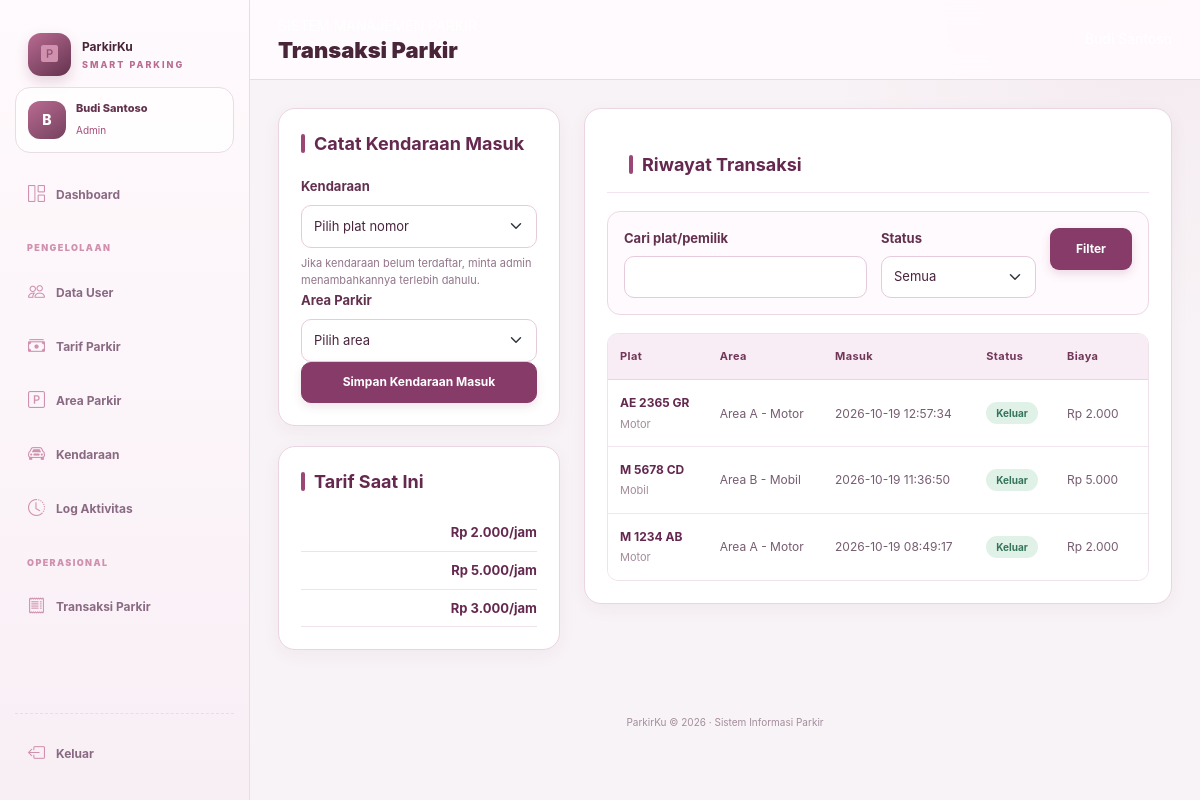
The page /parkir/petugas/transaksi.php (signed in) on the database its author committed.
### tables this page shows
CREATE TABLE `tb_user` (
  `id_user` int(11) NOT NULL,
  `nama_lengkap` varchar(50) NOT NULL,
  `username` varchar(50) NOT NULL,
  `password` varchar(100) NOT NULL,
  `role` enum('admin','petugas','owner') NOT NULL,
  `status_aktif` tinyint(1) NOT NULL DEFAULT 1
);

CREATE TABLE `tb_tarif` (
  `id_tarif` int(11) NOT NULL,
  `jenis_kendaraan` enum('motor','mobil','lainnya') NOT NULL,
  `tarif_per_jam` decimal(10,0) NOT NULL
);

CREATE TABLE `tb_transaksi` (
  `id_parkir` int(11) NOT NULL,
  `id_kendaraan` int(11) NOT NULL,
  `waktu_masuk` datetime NOT NULL,
  `waktu_keluar` datetime DEFAULT NULL,
  `id_tarif` int(11) NOT NULL,
  `durasi_jam` int(5) DEFAULT NULL,
  `biaya_total` decimal(10,0) DEFAULT NULL,
  `status` enum('masuk','keluar') NOT NULL DEFAULT 'masuk',
  `id_user` int(11) NOT NULL,
  `id_area` int(11) NOT NULL
);

CREATE TABLE `tb_kendaraan` (
  `id_kendaraan` int(11) NOT NULL,
  `plat_nomor` varchar(15) NOT NULL,
  `jenis_kendaraan` varchar(20) NOT NULL,
  `warna` varchar(20) DEFAULT NULL,
  `pemilik` varchar(100) DEFAULT NULL,
  `id_user` int(11) NOT NULL
);

CREATE TABLE `tb_area_parkir` (
  `id_area` int(11) NOT NULL,
  `nama_area` varchar(50) NOT NULL,
  `kapasitas` int(5) NOT NULL,
  `terisi` int(5) NOT NULL
);

### parkir/includes/functions.php (called while the page is built, shortened)
<?php
function e($value): string
{
    return htmlspecialchars(
        (string)($value ?? ''),
        ENT_QUOTES,
        'UTF-8'
    );
}
function rupiah($angka): string
{
    return 'Rp ' . number_format((float)$angka, 0, ',', '.');
}
function current_user(): array
{
    return $_SESSION['user'] ?? [];
}
function base_url(string $path = ''): string
{
    return '/parkir/' . ltrim($path, '/');
}

### parkir/petugas/transaksi.php (the view, shortened to what this page needs)
<?php
require_once __DIR__ . '/../includes/auth.php';
$search = trim($_GET['q'] ?? '');
$sql = "SELECT
            t.*,
            k.plat_nomor,
            k.jenis_kendaraan,
            k.pemilik,
            a.nama_area,
            u.nama_lengkap AS petugas
        FROM tb_transaksi t
        JOIN tb_kendaraan k ON k.id_kendaraan=t.id_kendaraan
        JOIN tb_area_parkir a ON a.id_area=t.id_area
        JOIN tb_user u ON u.id_user=t.id_user
        WHERE (k.plat_nomor LIKE ? OR COALESCE(k.pemilik, '') LIKE ?)";
$params = ['%' . $search . '%', '%' . $search . '%'];
$sql .= ' ORDER BY t.id_parkir DESC LIMIT 300';
$stmt = $pdo->prepare($sql);
$stmt->execute($params);
$rows = $stmt->fetchAll();
$tariffs = $pdo->query(
    'SELECT * FROM tb_tarif ORDER BY jenis_kendaraan'
)->fetchAll();
$pageTitle = 'Transaksi Parkir';
require __DIR__ . '/../includes/header.php';
require __DIR__ . '/../includes/sidebar.php';
?>
<div class="row g-4">
    <div class="col-12 col-xl-4">
        <div class="panel">
            <h2 class="section-heading">Catat Kendaraan Masuk</h2>
            <form method="post" action="masuk.php">
                <div class="mb-3">
                    <label class="form-label">Kendaraan</label>
                    <select class="form-select" name="id_kendaraan" required>
                        <option value="">Pilih plat nomor</option>
                    </select>
                    <div class="form-text">
                        Jika kendaraan belum terdaftar, minta admin
                        menambahkannya terlebih dahulu.
                    </div>
                </div>
                <div class="mb-3">
                    <label class="form-label">Area Parkir</label>
                    <select class="form-select" name="id_area" required>
                        <option value="">Pilih area</option>
                    </select>
                </div>
                <button class="btn btn-primary w-100">
                    Simpan Kendaraan Masuk
                </button>
            </form>
        </div>
        <div class="panel">
            <h2 class="section-heading">Tarif Saat Ini</h2>
            <?php foreach ($tariffs as $t): ?>
                <div class="d-flex justify-content-between py-2 border-bottom">
                    <span><?= e(ucfirst($t['jenis_kendaraan'])) ?></span>
                    <strong><?= rupiah($t['tarif_per_jam']) ?>/jam</strong>
                </div>
            <?php endforeach; ?>
        </div>
    </div>
    <div class="col-12 col-xl-8">
        <div class="panel">
            <div class="panel-head">
                <h2 class="section-heading mb-0">Riwayat Transaksi</h2>
            </div>
            <form class="filter-row mb-3" method="get">
                <div>
                    <label class="form-label">Cari plat/pemilik</label>
                    <input class="form-control" name="q"
                           value="<?= e($search) ?>">
                </div>
                <div>
                    <label class="form-label">Status</label>
                    <select class="form-select" name="status">
                        <option value="semua">Semua</option>
                    </select>
                </div>
                <button class="btn btn-outline-secondary">Filter</button>
            </form>
            <div class="table-responsive">
                <table class="table">
                    <thead>
                        <tr>
                            <th>Plat</th>
                            <th>Area</th>
                            <th>Masuk</th>
                            <th>Status</th>
                            <th>Biaya</th>
                            <th>Aksi</th>
                        </tr>
                    </thead>
                    <tbody>
                        <?php foreach ($rows as $r): ?>
                            <tr>
                                <td>
                                    <strong><?= e($r['plat_nomor']) ?></strong>
                                    <small class="d-block text-secondary">
                                        <?= e(ucfirst($r['jenis_kendaraan'])) ?>
                                    </small>
                                </td>
                                <td><?= e($r['nama_area']) ?></td>
                                <td><?= e($r['waktu_masuk']) ?></td>
                                <td>
                                    <span class="badge text-bg-<?= $r['status'] === 'masuk' ? 'primary' : 'success' ?>">
                                        <?= e(ucfirst($r['status'])) ?>
                                    </span>
                                </td>
                                <td>
                                    <?= $r['biaya_total'] === null
                                        ? '-'
                                        : rupiah($r['biaya_total']) ?>
                                </td>
                                <td class="text-nowrap">
                                </td>
                            </tr>
                        <?php endforeach; ?>
                    </tbody>
                </table>
            </div>
        </div>
    </div>
</div>
<?php require __DIR__ . '/../includes/footer.php'; ?>

### parkir/includes/sidebar.php (shortened to what this page needs)
<?php
$role = $me['role'] ?? '';
?>
<aside class="sidebar">
    <a class="brand" href="<?= e(base_url('dashboard.php')) ?>">
        <span class="brand-icon">
            <i class="bi bi-p-square-fill"></i>
        </span>
        <span>
            ParkirKu
            <small>SMART PARKING</small>
        </span>
    </a>
    <div class="profile-mini">
        <div class="avatar">
            <?= e(strtoupper(substr($me['nama_lengkap'] ?? 'U', 0, 1))) ?>
        </div>
        <div>
            <strong><?= e($me['nama_lengkap'] ?? '') ?></strong>
            <small><?= e(ucfirst($role)) ?></small>
        </div>
    </div>
    <nav class="nav-menu">
        <a href="<?= e(base_url('dashboard.php')) ?>">
            <i class="bi bi-grid-1x2"></i>
            Dashboard
        </a>
        <?php if ($role === 'admin'): ?>
            <div class="nav-label">PENGELOLAAN</div>
            <a href="<?= e(base_url('admin/users.php')) ?>">
                <i class="bi bi-people"></i>
                Data User
            </a>
            <a href="<?= e(base_url('admin/tarif.php')) ?>">
                <i class="bi bi-cash-stack"></i>
                Tarif Parkir
            </a>
            <a href="<?= e(base_url('admin/area.php')) ?>">
                <i class="bi bi-p-square"></i>
                Area Parkir
            </a>
            <a href="<?= e(base_url('admin/kendaraan.php')) ?>">
                <i class="bi bi-car-front"></i>
                Kendaraan
            </a>
            <a href="<?= e(base_url('admin/log.php')) ?>">
                <i class="bi bi-clock-history"></i>
                Log Aktivitas
            </a>
        <?php endif; ?>
        <?php if (in_array($role, ['admin', 'petugas'], true)): ?>
            <div class="nav-label">OPERASIONAL</div>
            <a href="<?= e(base_url('petugas/transaksi.php')) ?>">
                <i class="bi bi-receipt"></i>
                Transaksi Parkir
            </a>
        <?php endif; ?>
    </nav>
    <div class="sidebar-bottom">
        <a href="<?= e(base_url('auth/logout.php')) ?>">
            <i class="bi bi-box-arrow-left"></i>
            Keluar
        </a>
    </div>
</aside>
<main class="main-area">
    <header class="topbar">
        <div>
            <span class="topbar-kicker">SISTEM MANAJEMEN PARKIR</span>
            <h1><?= e($pageTitle) ?></h1>
        </div>
        <div class="top-user">
        </div>
    </header>
    <div class="page-content">

### rows shown on the page
tb_user: nama_lengkap "B", nama_lengkap "Budi Santoso"
tb_tarif: tarif_per_jam "Rp 2.000"
tb_tarif: tarif_per_jam "Rp 5.000"
tb_tarif: tarif_per_jam "Rp 3.000"
tb_transaksi: id_kendaraan.plat_nomor "AE 2365 GR", id_kendaraan.jenis_kendaraan "Motor", id_area.nama_area "Area A - Motor", waktu_masuk "2026-10-19 12:57:34", status "Keluar", biaya_total "Rp 2.000"
tb_transaksi: id_kendaraan.plat_nomor "M 5678 CD", id_kendaraan.jenis_kendaraan "Mobil", id_area.nama_area "Area B - Mobil", waktu_masuk "2026-10-19 11:36:50", status "Keluar", biaya_total "Rp 5.000"
tb_transaksi: id_kendaraan.plat_nomor "M 1234 AB", id_kendaraan.jenis_kendaraan "Motor", id_area.nama_area "Area A - Motor", waktu_masuk "2026-10-19 08:49:17", status "Keluar", biaya_total "Rp 2.000"

### other values the page prints
$role "Admin"
$pageTitle "Transaksi Parkir"
